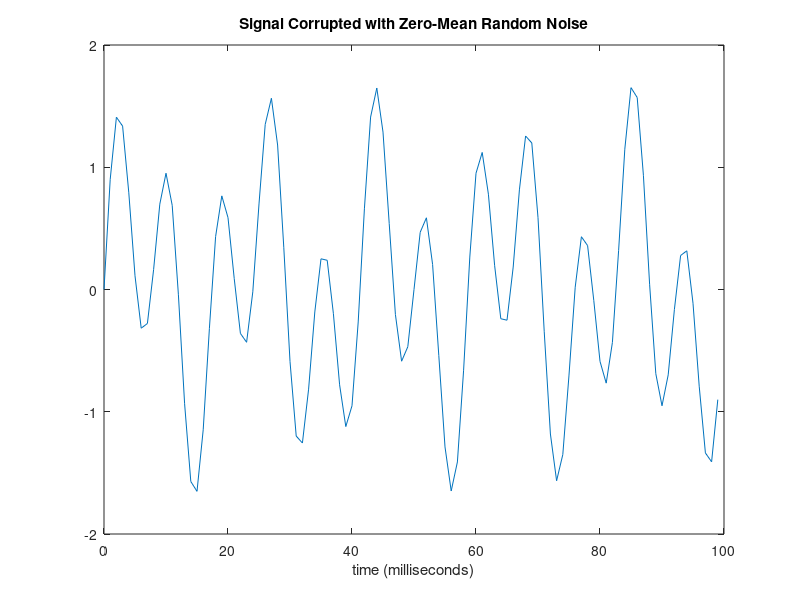
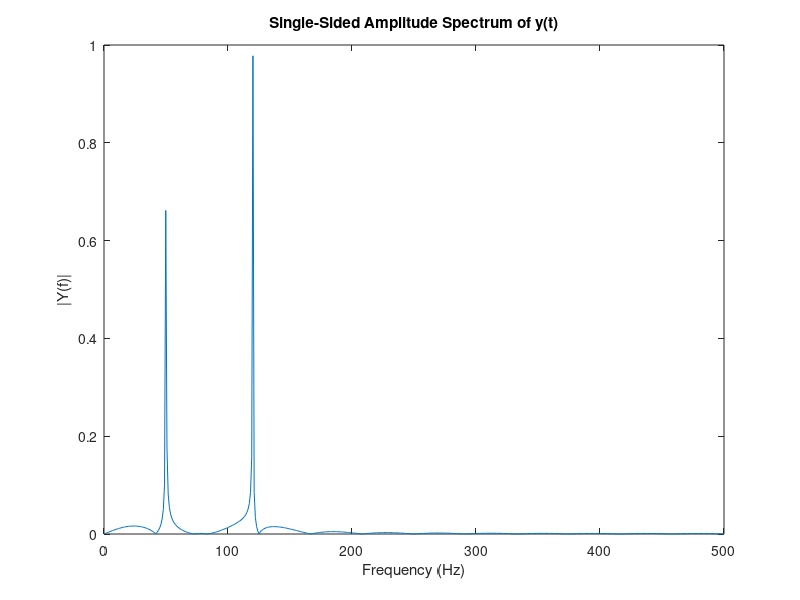

Write the MATLAB code that produced these figures, in order.
clear, clc

Fs = 1000;                    % Sampling frequency
T = 1/Fs;                     % Sample time
L = 1000;                     % Length of signal
t = (0:L-1)*T;                % Time vector
% Sum of a 50 Hz sinusoid and a 120 Hz sinusoid
x = 0.7*sin(2*pi*50*t) + sin(2*pi*120*t); 
y = x;%+ 2*randn(size(t));     % Sinusoids plus noise

figure ('name','Signal Corrupted with Zero-Mean Random Noise');
plot(Fs*t(1:100),y(1:100))
% plot(t,y)
title('Signal Corrupted with Zero-Mean Random Noise')
xlabel('time (milliseconds)')


%%% FFT
NFFT = 2^nextpow2(L); % Next power of 2 from length of y
Y = fft(y,NFFT)/L;
f = Fs/2*linspace(0,1,NFFT/2+1); %linspace(start, end, number of elements)

% Plot single-sided amplitude spectrum.
figure ('name','Single-Sided Amplitude Spectrum of y(t)');
plot(f,2*abs(Y(1:NFFT/2+1))) 
title('Single-Sided Amplitude Spectrum of y(t)')
xlabel('Frequency (Hz)')
ylabel('|Y(f)|')